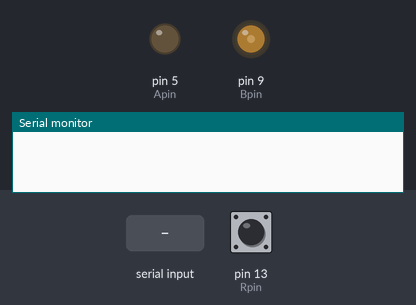
A sketch run on a simulated Arduino Uno, built with avr-gcc and run on an emulated ATmega328P. Shown: output pins drawn as LEDs (lit = HIGH), the last lines printed to the serial monitor. Inputs (shaded band) come from the test bench; at power-on: pin 13 (Rpin) LOW.

Above: at 1.2 s.
1.3 s: "90,45\n" received over Serial
At 3.3 s:
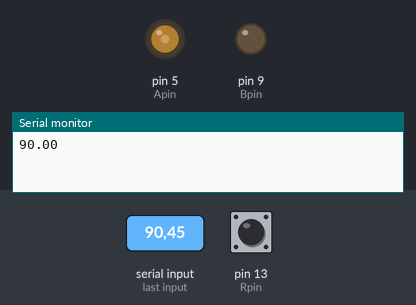
3.8 s: "200\n" received over Serial
At 5.2 s:
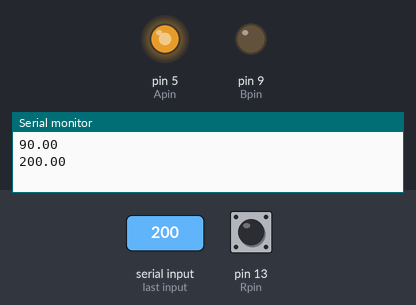
6.3 s: "90\n" received over Serial
At 8.2 s:
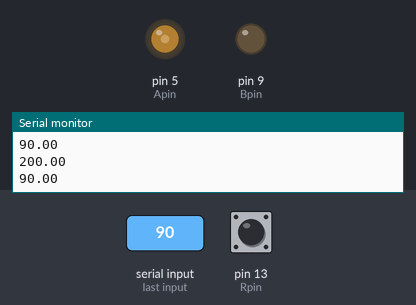
8.8 s: pin 13 (Rpin) pulsed HIGH 5 times (0.12 s each, 0.3 s apart)
At 11.1 s:
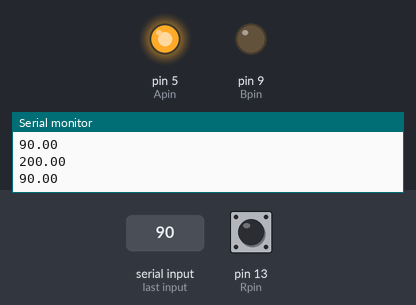
Timing chart, 0 to 12.6 s (numbered marks = the images above; inputs shaded):
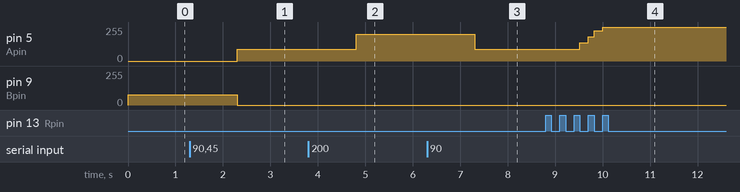

The sketch:

Motor_prop.ino
```cpp
#include <Wire.h>

int Apin = 5;
int Bpin = 9;
int Rpin = 13;
int Cpin = 10;
bool tick = 0;
int tickCount = 0;
float prop = 0.0;
int times[] = {0,0,0,0,0,0,0,0,0,0,0,0};
int timesIndex = 0;

//char[100] BUF;
//int ind = 0;

void setup() {
  pinMode(Apin, OUTPUT);
  pinMode(Bpin, OUTPUT);
  pinMode(Rpin, INPUT);
  Serial.begin(9600);
}

void loop() {
  bool go = true;
  float input = 0.0;
  int speedCount = 0;
  int firstTime = 0;
  int lastTime = 0;
  int tickTime = 0;
  int motorSpeed = 0;
  bool start = false;

  //while(Serial.available() == false);

  while(1) {


    if(Serial.available()) { //maybe while(serial.available())
      input = readFloat();

      Serial.println(input);

      motorSpeed = input;
      speedCount = 1;
      go = true;

    }

    if (go) {
      prop = input;
      setVelos(input);
      go = false;
    }


    if(speedCount > 0) {
      start = readSpeed();

      if(start == false) {
        continue;
      }

      if(speedCount > 4){
        tickCount = tickCount + 1;
        if(speedCount == 5) {
          firstTime = micros();
        }
        //else if(speedCount == 5+12) {
        else if(speedCount > 5) {
          lastTime = micros();
          times[timesIndex] = lastTime - firstTime;
          firstTime = lastTime;
          //tickTime = (lastTime - firstTime)/12;
          int i = 0;
          int counter = 0;
          while(i < 12) {
            if(times[i] > 0) {
              tickTime = tickTime + times[i];
              counter++;
            }
            i++;
          }

          if(counter > 0)
          {
            tickTime = tickTime/counter;
          }
          else
          {
            tickTime = 0;
          }

          if(timesIndex < 12)
          {
            timesIndex += 1;
          }
          else
          {
            timesIndex = 0;
          }
          //speedCount = 0;
          motorSpeed = 1000*1000*1.2/(tickTime);
//          Serial.print("Speed of the motor : ");
//          Serial.println(motorSpeed);
//          Serial.print("Expected speed : ");
//          Serial.println(input);

          proportionalControl(motorSpeed, input);
        }
      }

      speedCount = speedCount + 1;
    }


//    if(speedCount%18 == 0) {
//      motorSpeed = 1000*1000*1.2/(tickTime);
//      Serial.print("Speed of the motor (degrees/second): ");
//      Serial.println(motorSpeed);
//      speedCount = speedCount+1;
//    }

  }
}

//To read more than one character
//char BUFF[100];
//int ind = 0;
float readFloat() {
  String c = Serial.readString();

  //Serial.println(c);

  return c.toFloat();

  //might be in ascii
  //if('\n' == a) {
  //BUFF[ind] = '/0';
  //ind = 0;
  //break;

  //BUFF[ind] = c;
  //ind += 1;
}

bool readSpeed() {
  bool temp = digitalRead(Rpin);

  if(tick != temp)
  {
    tick = temp;
    //Serial.println(tickCount);
    return true;
  }

  return false;
}

int setSpeed(float S) {
  if (S > 230.0) {
    S = 255.0;
  }
  else if (S < 0.3*255.0) {
    S = 0.3*255.0;
  }

  int out = (int)(S);

  return out;
}

void setVelos(float V) {
  float S = V;

  if (S < 0) {
    S = -S;
  }

  unsigned Si = setSpeed(S);

  bool A = LOW;
  bool B = HIGH;

  //Get Direction
  if (V > 0) {
    A = HIGH;
    B = LOW;
  }
  else {
    A = LOW;
    B = HIGH;
  }

  //Serial.println(A);

  //Set Direction
  if (HIGH == A) {
    analogWrite(Bpin, 0);
    analogWrite(Apin, Si);
    //Serial.println(Si);
    //analogWrite(Cpin, S);
  }
  else {
    //Serial.println("reverse");
    analogWrite(Apin, 0);
    analogWrite(Bpin, Si);
  }
  return;
}

void proportionalControl(float theta, float theta_d) {
  int Tc = 5;
  //int tic = micros();
  float kp = 0.5;
  float e = theta_d - theta;

  if(tickCount % 50 == 0)
  {
    Serial.print("Speed of the motor : ");
    Serial.println(theta);
    Serial.print("Desired speed : ");
    Serial.println(theta_d);
  }

  float out = kp*e;
  prop = prop + 0.5*(theta_d-theta+2);

  setVelos(prop);
  //Serial.println(theta);
  //int tock = micros();
  //int Tc_1 = Tc - (tock - tic);
  //delayMicroseconds(1000);

}
```

Measured:
- after the input at 1.3 s, pin 5 (Apin): 0/255 → 90/255 after 1.0 s; pin 9 (Bpin): 76/255 → 0/255 after 1.0 s
- after the input at 3.8 s, pin 5 (Apin): 90/255 → 200/255 after 1.0 s
- after the input at 6.3 s, pin 5 (Apin): 200/255 → 90/255 after 1.0 s
- after the input at 8.8 s, pin 5 (Apin): 90/255 → 136/255 after 0.72 s, → 182/255 0.18 s later, → 228/255 0.12 s later, → 255/255 0.18 s later
